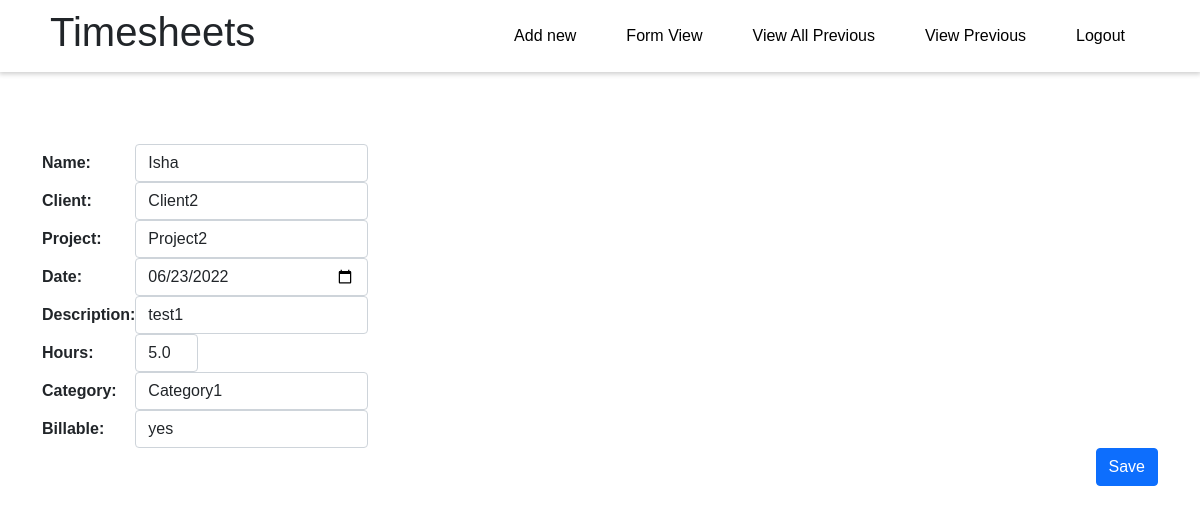
/edit/5 (signed in), run on the app's committed database.
### timesheets/models.py (models this page shows, shortened)
class Master_db(models.Model):
    timesheetid = models.AutoField(primary_key=True)
    billable = models.CharField(max_length = 10, choices = choices)
    date = models.DateField()
    hours = models.FloatField()
    description = models.CharField(max_length = 500)
    name = models.CharField(max_length=100)
    client = models.ForeignKey(Client, default = 1, on_delete= models.SET_DEFAULT)
    project = models.ForeignKey(Project, default = 1, on_delete= models.SET_DEFAULT)
    category = models.ForeignKey(Category, default = 1, on_delete=models.SET_DEFAULT)

class Client(models.Model):
    client_id = models.AutoField(primary_key=True)
    client_name = models.CharField(max_length=100)
    def __str__(self):
        return self.client_name

class Project(models.Model):
    project_id = models.AutoField(primary_key=True)
    project_name = models.CharField(max_length=100)
    def __str__(self):
        return self.project_name

class Category(models.Model):
    category_id = models.AutoField(primary_key = True)
    category_name = models.CharField( max_length=100)
    def __str__(self):
        return self.category_name

### timesheets/views.py (the view)
# urls.py: path('edit/<int:id>', views.editentry, name = 'editentry'),
def editentry(request,id):
    entries = Master_db.objects.get(timesheetid = id)
    form = Masterdb(instance=entries)
    if request.method =="POST":
        form = Masterdb(request.POST, instance=entries)
        if form.is_valid():
            form.save()
            return redirect('preventry')
    context = {'form':form }
    return render(request, 'edit.html', context)

### timesheets/forms.py
class Masterdb(ModelForm):
    class Meta:
        model = Master_db
        fields = ('name','client','project','date','description','hours','category','billable')
        widgets = {
            'name': forms.TextInput(attrs={'class': 'form-control', }),
            'client': forms.Select(attrs={'class': 'form-control'}),
            'project': forms.Select(attrs={'class': 'form-control'}),
            'date': forms.DateInput(attrs={'type':'date','class':'form-control', 'id':'date_id'}),
            'description': forms.TextInput(attrs={'class': 'form-control',}),
            'hours': forms.NumberInput(attrs={'class': 'form-control','id':'id_hours','style': 'width:7ch'}),
            'category': forms.Select(attrs={'class': 'form-control', 'id':'id_category', 'onchange': 'updatehours()'}),
            'billable': forms.Select(attrs={'class': 'form-control', 'placeholder': 'Text goes here', 'rows': '4', 'cols': '10', 'id':'text'}),
        }

### timesheets/templates/edit.html (shortened to what this page needs)
{% extends 'base2.html' %}
{% block content %}
<!DOCTYPE html>
<html lang="en">
<head>
    <link href="https://cdn.jsdelivr.net/npm/bootstrap@5.1.3/dist/css/bootstrap.min.css" rel="stylesheet"
>
</head>
<body>
    {% if user.is_authenticated %}
    <br>
    <br>
    <div class="container">
        <table>
            <form method="post" action="">
                <div class="container">
                    {{ form }}
                </div>
        </table>
        <form action="{% url 'preventry' %}">
            <button type="submit" class="btn btn-primary" data-bs-toggle="button" autocomplete="off"
                style="float: right;">Save</button>
        </form>
    </div>
    {% endif %}
</body>
</html>
{% endblock %}

### timesheets/templates/base2.html (style rules this page uses)
* { padding: 0; margin: 0; box-sizing: border-box; font-family: "Poppins", sans-serif; }
body { scroll-behavior: smooth; }

### data on the page
Master_db: name "Isha", date "06/23/2022", description "test1", hours "5.0", billable "yes"
Client: client "Client2"
Project: project "Project2"
Category: category "Category1"
